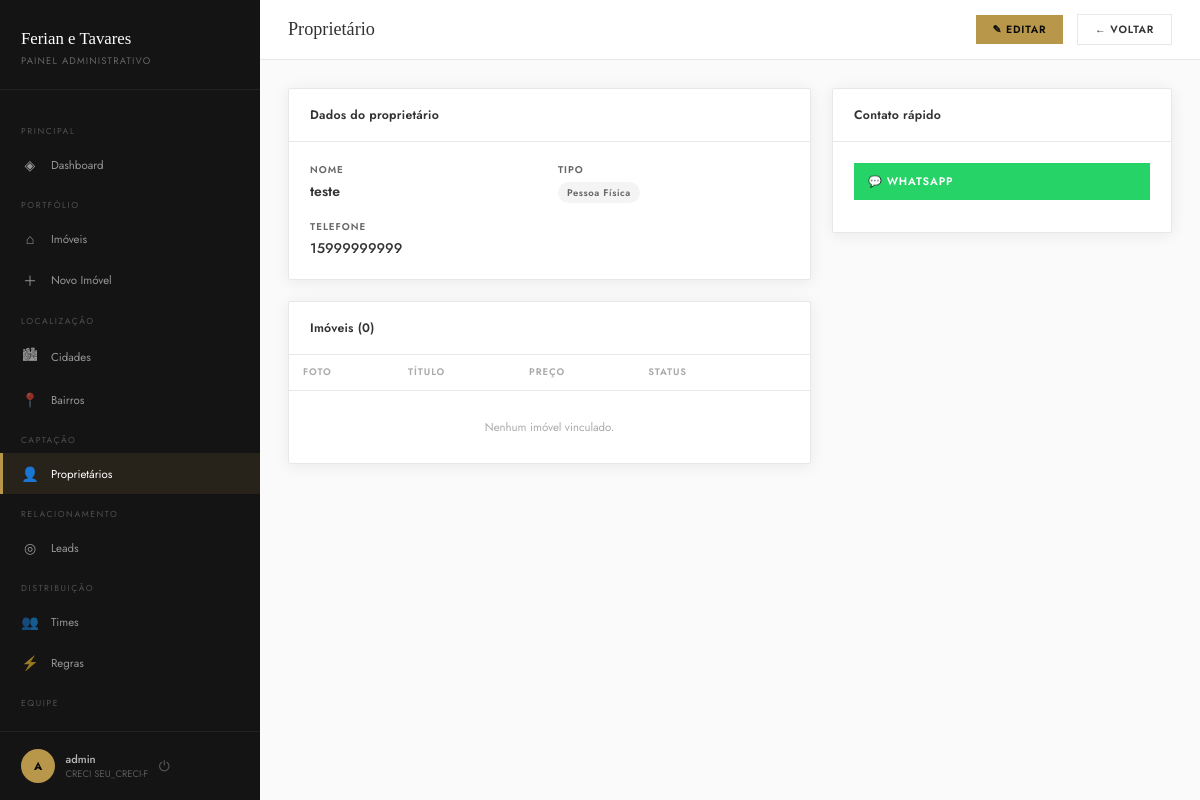
The page /painel/proprietarios/1/ (signed in) on the database its author committed.
### imoveis/models.py (models this page shows, shortened)
class Proprietario(models.Model):
    TIPO_CHOICES = [
        ('pf', 'Pessoa Física'),
        ('pj', 'Pessoa Jurídica'),
    ]
    nome = models.CharField('Nome completo', max_length=200)
    tipo = models.CharField('Tipo', max_length=2, choices=TIPO_CHOICES, default='pf')
    cpf_cnpj = models.CharField('CPF / CNPJ', max_length=20, blank=True)
    telefone = models.CharField('Telefone', max_length=20)
    telefone2 = models.CharField('Telefone 2', max_length=20, blank=True)
    email = models.EmailField('E-mail', blank=True)
    observacoes = models.TextField('Observações', blank=True)
    criado_em = models.DateTimeField(auto_now_add=True)
    class Meta:
        verbose_name = 'Proprietário'
        verbose_name_plural = 'Proprietários'
        ordering = ['nome']

### core/admin_views.py (the view)
# urls.py: path('proprietarios/<int:pk>/', admin_views.proprietario_detail, name='proprietario_detail'),
@login_required
def proprietario_detail(request, pk):
    p = get_object_or_404(Proprietario, pk=pk)
    imoveis = p.imoveis.prefetch_related('fotos').all()
    return render(request, 'painel/proprietario_detail.html', {
        'proprietario': p, 'imoveis': imoveis
    })

### core/context_processors.py (called while the page is built)
def site_settings(request):
    return {
        'WHATSAPP_NUMBER': getattr(settings, 'WHATSAPP_NUMBER', '5511947532081'),
        'BROKER_NAME': getattr(settings, 'BROKER_NAME', 'Luiz Tavares'),
        'BROKER_CRECI': getattr(settings, 'BROKER_CRECI', '226905-F'),
        'DISTRIBUICAO_ATIVA': getattr(settings, 'DISTRIBUICAO_LEADS_ATIVA', False),
    }

### templates/painel/proprietario_detail.html (shortened to what this page needs)
{% extends "painel/base.html" %}
{% block page_title %}Proprietário{% endblock %}
{% block topbar_actions %}
<a href="{% url 'painel:proprietario_edit' proprietario.pk %}" class="topbar-btn btn-gold">✎ Editar</a>
<a href="{% url 'painel:proprietario_list' %}" class="topbar-btn btn-outline-dark">← Voltar</a>
{% endblock %}
{% block content %}
<div style="display:grid;grid-template-columns:1fr 340px;gap:1.5rem;align-items:start">
  <div style="display:flex;flex-direction:column;gap:1.5rem">
    <div class="card">
      <div class="card-header"><span class="card-header-title">Dados do proprietário</span></div>
      <div class="card-body">
        <div style="display:grid;grid-template-columns:1fr 1fr;gap:1.2rem">
          <div>
            <div class="form-label" style="margin-bottom:0.3rem">Nome</div>
            <div style="font-weight:600;font-size:1rem">{{ proprietario.nome }}</div>
          </div>
          <div>
            <div class="form-label" style="margin-bottom:0.3rem">Tipo</div>
            <span class="badge badge-gray">{{ proprietario.get_tipo_display }}</span>
          </div>
          <div>
            <div class="form-label" style="margin-bottom:0.3rem">Telefone</div>
            <div style="font-weight:500">{{ proprietario.telefone }}</div>
          </div>
        </div>
      </div>
    </div>
    <div class="card">
      <div class="card-header">
        <span class="card-header-title">Imóveis ({{ imoveis.count }})</span>
      </div>
      <div class="table-wrap">
        <table>
          <thead>
            <tr><th>Foto</th><th>Título</th><th>Preço</th><th>Status</th><th></th></tr>
          </thead>
          <tbody>
            {% for i in imoveis %}
            <tr>
              <td style="width:56px">
                {% if i.foto_principal %}
                <img src="{{ i.foto_principal.imagem.url }}" style="width:48px;height:36px;object-fit:cover;display:block">
                {% else %}
                <div style="width:48px;height:36px;background:#f4f4f4;display:flex;align-items:center;justify-content:center">⌂</div>
                {% endif %}
              </td>
              <td style="font-weight:500;font-size:0.85rem">{{ i.titulo|truncatechars:40 }}</td>
              <td style="font-weight:600;font-size:0.85rem">{{ i.preco_formatado }}</td>
              <td>
                {% if i.status == 'disponivel' %}<span class="badge badge-green">Disponível</span>
                {% elif i.status == 'vendido' %}<span class="badge badge-red">Vendido</span>
                {% else %}<span class="badge badge-gray">{{ i.get_status_display }}</span>{% endif %}
              </td>
              <td>
                <a href="{% url 'painel:imovel_edit' i.pk %}" class="action-btn">✎</a>
              </td>
            </tr>
            {% empty %}
            <tr><td colspan="5" style="text-align:center;padding:2rem;color:#aaa">Nenhum imóvel vinculado.</td></tr>
            {% endfor %}
          </tbody>
        </table>
      </div>
    </div>
  </div>
  <div style="position:sticky;top:80px">
    <div class="card">
      <div class="card-header"><span class="card-header-title">Contato rápido</span></div>
      <div class="card-body">
        <a href="https://wa.me/55{{ proprietario.telefone|cut:' '|cut:'-'|cut:'('|cut:')' }}"
           target="_blank"
           style="display:flex;align-items:center;gap:0.5rem;padding:0.75rem 1rem;background:#25d366;color:white;font-size:0.78rem;font-weight:600;letter-spacing:0.08em;text-transform:uppercase;margin-bottom:0.8rem">
          💬 WhatsApp
        </a>
      </div>
    </div>
  </div>
</div>
{% endblock %}

### templates/painel/base.html (shortened to what this page needs)
<!DOCTYPE html>
<html lang="pt-BR">
<head>
</head>
<body>
<div class="layout">
  <aside class="sidebar" id="sidebar">
    <div class="sidebar-brand">
      <div class="brand-title">Ferian e Tavares</div>
      <div class="brand-sub">Painel Administrativo</div>
    </div>
    <nav class="sidebar-nav">
      <div class="nav-section">Principal</div>
      <a href="{% url 'painel:dashboard' %}" class="nav-item {% if request.resolver_match.url_name == 'dashboard' %}active{% endif %}">
        <span class="nav-icon">◈</span> Dashboard
      </a>
      <div class="nav-section">Portfólio</div>
      <a href="{% url 'painel:imovel_list' %}" class="nav-item {% if 'imovel' in request.resolver_match.url_name %}active{% endif %}">
        <span class="nav-icon">⌂</span> Imóveis
      </a>
      <a href="{% url 'painel:imovel_create' %}" class="nav-item">
        <span class="nav-icon">＋</span> Novo Imóvel
      </a>
      <div class="nav-section">Localização</div>
      <a href="{% url 'painel:cidade_list' %}" class="nav-item {% if 'cidade' in request.resolver_match.url_name %}active{% endif %}">
        <span class="nav-icon">🏙</span> Cidades
      </a>
      <a href="{% url 'painel:bairro_list' %}" class="nav-item {% if 'bairro' in request.resolver_match.url_name %}active{% endif %}">
        <span class="nav-icon">📍</span> Bairros
      </a>
      <div class="nav-section">Captação</div>
      <a href="{% url 'painel:proprietario_list' %}"
        class="nav-item {% if 'proprietario' in request.resolver_match.url_name %}active{% endif %}">
        <span class="nav-icon">👤</span> Proprietários
      </a>
      <div class="nav-section">Relacionamento</div>
      <a href="{% url 'painel:lead_list' %}" class="nav-item {% if 'lead' in request.resolver_match.url_name %}active{% endif %}">
        <span class="nav-icon">◎</span> Leads
      </a>
      {% if request.user.is_staff %}
      <div class="nav-section">Distribuição</div>
      <a href="{% url 'painel:time_list' %}"
        class="nav-item {% if 'time' in request.resolver_match.url_name %}active{% endif %}">
        <span class="nav-icon">👥</span> Times
      </a>
      <a href="{% url 'painel:regra_list' %}"
        class="nav-item {% if 'regra' in request.resolver_match.url_name %}active{% endif %}">
        <span class="nav-icon">⚡</span> Regras
      </a>
      {% endif %}
      {% if request.user.is_staff %}
      <div class="nav-section">Equipe</div>
      <a href="{% url 'painel:usuario_list' %}"
        class="nav-item {% if 'usuario' in request.resolver_match.url_name %}active{% endif %}">
        <span class="nav-icon">👥</span> Usuários
      </a>
      {% endif %}
    </nav>
    <div class="sidebar-footer">
      <div class="footer-avatar">{{ request.user.first_name|first|upper|default:request.user.username|first|upper }}</div>
      <div>
        <div class="footer-name">{{ request.user.get_full_name|default:request.user.username }}</div>
        <div class="footer-role">CRECI {{ BROKER_CRECI }}</div>
      </div>
      <form method="post" action="{% url 'logout' %}" style="display:inline">
        <button type="submit" class="footer-logout" title="Sair"
                style="background:none;border:none;cursor:pointer;color:rgba(255,255,255,0.3);font-size:1rem;padding:0">
          ⏻
        </button>
      </form>
    </div>
  </aside>
  <div class="main">
    <header class="topbar">
      <div style="display:flex;align-items:center;gap:1rem">
        <div class="topbar-title">{% block page_title %}Painel{% endblock %}</div>
      </div>
      <div class="topbar-right">
        {% block topbar_actions %}{% endblock %}
      </div>
    </header>
    <div class="page-content">
      {% block content %}{% endblock %}
    </div>
  </div>
</div>
</body>
</html>

### rows shown on the page
Proprietario: nome "teste", tipo "Pessoa Física", telefone "15999999999"

### other values the page prints
{{ request.user.get_full_name|default:request.user.username }} "admin"
{{ BROKER_CRECI }} "SEU_CRECI-F"
{{ imoveis.count }} "0"
